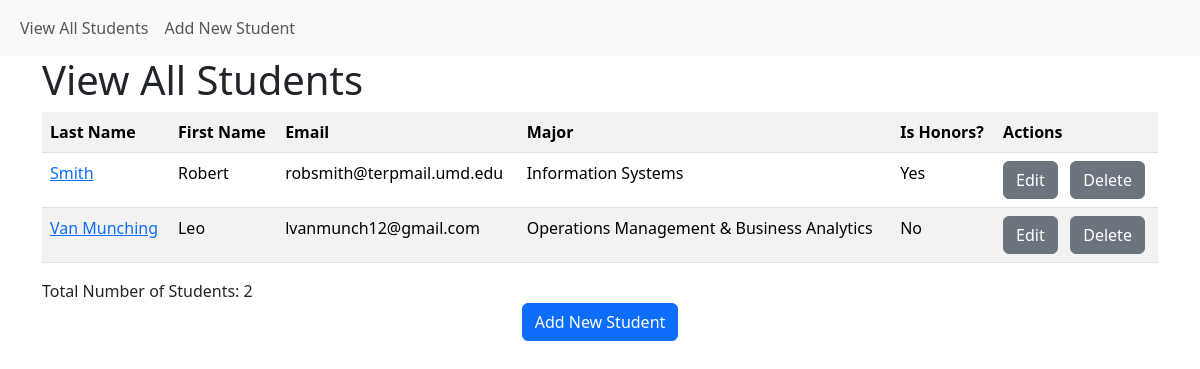
Screenshot of /student/view with the database file from the repository.
### models.py (models this page shows, shortened)
class Student(db.Model):
    __tablename__ = "student"
    student_id = db.Column(db.Integer, primary_key=True)
    first_name = db.Column(db.String(30), nullable=False)
    last_name = db.Column(db.String(50), nullable=False)
    major_id = db.Column(db.Integer, db.ForeignKey('major.major_id'))
    birth_date = db.Column(db.DateTime, nullable=False)
    num_credits_completed = db.Column(db.Integer, nullable=False)
    gpa = db.Column(db.Float, nullable=False)
    is_honors = db.Column(db.Boolean, nullable=False)
    email = db.Column(db.String(100), nullable=False)

class Major(db.Model):
    __tablename__ = "major"
    major_id = db.Column(db.Integer, primary_key=True)
    major = db.Column(db.String(30), nullable=False)
    students = db.relationship('Student', backref='students')

### app.py (the view)
@app.route('/student/view')
def student_view_all():
    students = Student.query.outerjoin(Major, Student.major_id == Major.major_id) \
        .add_entity(Major) \
        .order_by(Student.last_name, Student.first_name) \
        .all()
    return render_template('student_view_all.html', students=students)

### templates/student_view_all.html (shortened to what this page needs)
{% extends "base.html" %}
{% block page_head %}
    View All Students
{% endblock %}
{% block page_content %}
    <div class="row">
    <div class="col">
    <table class="table table-striped">
        <tr>
            <th>Last Name</th>
			<th>First Name</th>
            <th>Email</th>
            <th>Major</th>
            <th>Is Honors?</th>
            <th>Actions</th>
        </tr>
        {% for each_student, each_major in students %}
        <tr>
            <td><a href="{{ url_for('student_view', student_id=each_student['student_id']) }}">{{ each_student['last_name'] }}</a></td>
            <td>{{ each_student['first_name'] }}</td>
            <td>{{ each_student['email'] }}</td>
            <td>{{ each_major['major'] }}</td>
            <td>{{ 'Yes' if each_student['is_honors'] == 1 else 'No' }}</td>
            <td>
                <a href="{{ url_for('student_edit', student_id=each_student['student_id']) }}" class="btn btn-secondary" role="button">Edit</a>
                <a href="{{ url_for('student_delete', student_id=each_student['student_id']) }}" class="btn btn-secondary" role="button">Delete</a>
            </td>
        </tr>
        {% endfor %}
    </table>
    </div>
    </div>
    <div class="row">
        <div class="col">
            Total Number of Students: {{ students|length }}
        </div>
    </div>
    <div class="row">
        <div class="col text-center">
            <a href="{{ url_for('student_create') }}" class="btn btn-primary" role="button">Add New Student</a>
        </div>
    </div>
{% endblock %}

### templates/base.html (shortened to what this page needs)
<!DOCTYPE html>
<html lang="en">
  <head>
    <link href="https://cdn.jsdelivr.net/npm/bootstrap@5.3.3/dist/css/bootstrap.min.css" rel="stylesheet">
    </head>
  <body>
  <nav class="navbar navbar-expand-lg navbar-light bg-light">
  <div class="container-fluid">
    <div class="collapse navbar-collapse" id="navbarSupportedContent">
      <ul class="navbar-nav me-auto mb-2 mb-lg-0">
        <li class="nav-item">
          <a class="nav-link" href="{{ url_for('student_view_all') }}">View All Students</a>
        </li>
        <li class="nav-item">
          <a class="nav-link" href="{{ url_for('student_create') }}">Add New Student</a>
        </li>
      </ul>
    </div>
  </div>
</nav>
    <div class="container">
        <h1>{% block page_head %}{% endblock %}</h1>
        {% block page_content %}{% endblock %}
    </div>
  </body>
</html>

### rows the page displays
Student: last_name "Smith", first_name "Robert", email "robsmith@terpmail.umd.edu", major "Information Systems", is_honors "Yes"
Student: last_name "Van Munching", first_name "Leo", email "lvanmunch12@gmail.com", major "Operations Management & Business Analytics", is_honors "No"

### other values shown
{{ students|length }} "2"
